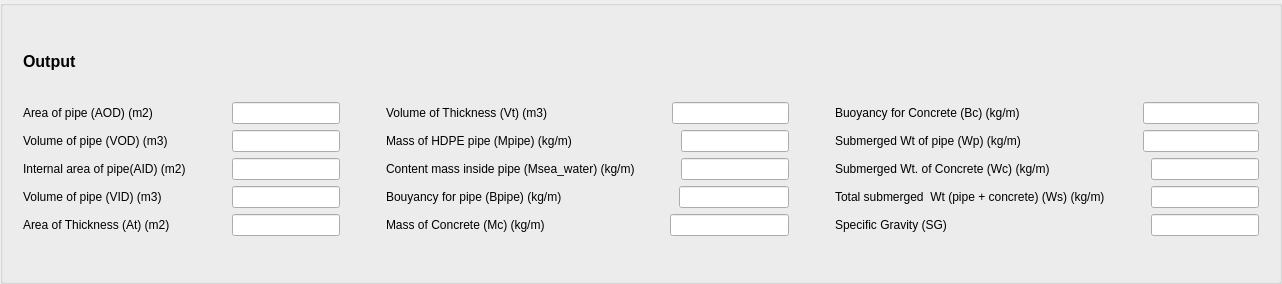
        <widget class="QGroupBox" name="groupBox_4">
         <property name="title">
          <string/>
         </property>
         <layout class="QGridLayout" name="gridLayout_20">
          <item row="0" column="0" rowspan="2" colspan="2">
           <widget class="QWidget" name="widget_2" native="true">
            <layout class="QGridLayout" name="gridLayout_16">
             <item row="0" column="0">
              <widget class="QLabel" name="Calculations_label_53">
               <property name="font">
                <font>
                 <pointsize>12</pointsize>
                 <weight>75</weight>
                 <bold>true</bold>
                </font>
               </property>
               <property name="text">
                <string>Output</string>
               </property>
              </widget>
             </item>
             <item row="1" column="0" rowspan="2" colspan="2">
              <layout class="QHBoxLayout" name="horizontalLayout_54">
               <item>
                <layout class="QGridLayout" name="gridLayout_17">
                 <item row="3" column="0">
                  <layout class="QHBoxLayout" name="horizontalLayout_55">
                   <item>
                    <widget class="QLabel" name="VID_label_54">
                     <property name="text">
                      <string>Volume of pipe (VID) (m3)</string>
                     </property>
                    </widget>
                   </item>
                   <item>
                    <spacer name="horizontalSpacer_63">
                     <property name="orientation">
                      <enum>Qt::Horizontal</enum>
                     </property>
                     <property name="sizeHint" stdset="0">
                      <size>
                       <width>40</width>
                       <height>20</height>
                      </size>
                     </property>
                    </spacer>
                   </item>
                   <item>
                    <widget class="QLineEdit" name="VID_lineEdit"/>
                   </item>
                  </layout>
                 </item>
                 <item row="2" column="0">
                  <layout class="QHBoxLayout" name="horizontalLayout_56">
                   <item>
                    <widget class="QLabel" name="AID_label">
                     <property name="text">
                      <string>Internal area of pipe(AID) (m2)</string>
                     </property>
                    </widget>
                   </item>
                   <item>
                    <spacer name="horizontalSpacer_64">
                     <property name="orientation">
                      <enum>Qt::Horizontal</enum>
                     </property>
                     <property name="sizeHint" stdset="0">
                      <size>
                       <width>40</width>
                       <height>20</height>
                      </size>
                     </property>
                    </spacer>
                   </item>
                   <item>
                    <widget class="QLineEdit" name="AID_lineEdit"/>
                   </item>
                  </layout>
                 </item>
                 <item row="1" column="0">
                  <layout class="QHBoxLayout" name="horizontalLayout_57">
                   <item>
                    <widget class="QLabel" name="VOD_label">
                     <property name="text">
                      <string>Volume of pipe (VOD) (m3)</string>
                     </property>
                    </widget>
                   </item>
                   <item>
                    <spacer name="horizontalSpacer_65">
                     <property name="orientation">
                      <enum>Qt::Horizontal</enum>
                     </property>
                     <property name="sizeHint" stdset="0">
                      <size>
                       <width>40</width>
                       <height>20</height>
                      </size>
                     </property>
                    </spacer>
                   </item>
                   <item>
                    <widget class="QLineEdit" name="VOD_lineEdit"/>
                   </item>
                  </layout>
                 </item>
                 <item row="4" column="0">
                  <layout class="QHBoxLayout" name="horizontalLayout_58">
                   <item>
                    <widget class="QLabel" name="At_label">
                     <property name="text">
                      <string>Area of Thickness (At) (m2)</string>
                     </property>
                    </widget>
                   </item>
                   <item>
                    <spacer name="horizontalSpacer_66">
                     <property name="orientation">
                      <enum>Qt::Horizontal</enum>
                     </property>
                     <property name="sizeHint" stdset="0">
                      <size>
                       <width>40</width>
                       <height>20</height>
                      </size>
                     </property>
                    </spacer>
                   </item>
                   <item>
                    <widget class="QLineEdit" name="At_lineEdit"/>
                   </item>
                  </layout>
                 </item>
                 <item row="0" column="0">
                  <layout class="QHBoxLayout" name="horizontalLayout_59">
                   <item>
                    <widget class="QLabel" name="AOD_label">
                     <property name="text">
                      <string>Area of pipe (AOD) (m2)</string>
                     </property>
                    </widget>
                   </item>
                   <item>
                    <spacer name="horizontalSpacer_67">
                     <property name="orientation">
                      <enum>Qt::Horizontal</enum>
                     </property>
                     <property name="sizeHint" stdset="0">
                      <size>
                       <width>40</width>
                       <height>20</height>
                      </size>
                     </property>
                    </spacer>
                   </item>
                   <item>
                    <widget class="QLineEdit" name="AOD_lineEdit"/>
                   </item>
                  </layout>
                 </item>
                </layout>
               </item>
               <item>
                <spacer name="horizontalSpacer_68">
                 <property name="orientation">
                  <enum>Qt::Horizontal</enum>
                 </property>
                 <property name="sizeHint" stdset="0">
                  <size>
                   <width>40</width>
                   <height>20</height>
                  </size>
                 </property>
                </spacer>
               </item>
               <item>
                <layout class="QGridLayout" name="gridLayout_18">
                 <item row="0" column="0">
                  <layout class="QHBoxLayout" name="horizontalLayout_60">
                   <item>
                    <widget class="QLabel" name="Vt_label">
                     <property name="text">
                      <string>Volume of Thickness (Vt) (m3)</string>
                     </property>
                    </widget>
                   </item>
                   <item>
                    <spacer name="horizontalSpacer_69">
                     <property name="orientation">
                      <enum>Qt::Horizontal</enum>
                     </property>
                     <property name="sizeHint" stdset="0">
                      <size>
                       <width>40</width>
                       <height>20</height>
                      </size>
                     </property>
                    </spacer>
                   </item>
                   <item>
                    <widget class="QLineEdit" name="Vt_lineEdit"/>
                   </item>
                  </layout>
                 </item>
                 <item row="2" column="0">
                  <layout class="QHBoxLayout" name="horizontalLayout_61">
                   <item>
                    <widget class="QLabel" name="Msea_water_label">
                     <property name="text">
                      <string>Content mass inside pipe (Msea_water) (kg/m)</string>
                     </property>
                    </widget>
                   </item>
                   <item>
                    <spacer name="horizontalSpacer_70">
                     <property name="orientation">
                      <enum>Qt::Horizontal</enum>
                     </property>
                     <property name="sizeHint" stdset="0">
                      <size>
                       <width>40</width>
                       <height>20</height>
                      </size>
                     </property>
                    </spacer>
                   </item>
                   <item>
                    <widget class="QLineEdit" name="Msea_water_lineEdit"/>
                   </item>
                  </layout>
                 </item>
                 <item row="1" column="0">
                  <layout class="QHBoxLayout" name="horizontalLayout_62">
                   <item>
                    <widget class="QLabel" name="M_pipe_label">
                     <property name="text">
                      <string>Mass of HDPE pipe (Mpipe) (kg/m)</string>
                     </property>
                    </widget>
                   </item>
                   <item>
                    <spacer name="horizontalSpacer_71">
                     <property name="orientation">
                      <enum>Qt::Horizontal</enum>
                     </property>
                     <property name="sizeHint" stdset="0">
                      <size>
                       <width>40</width>
                       <height>20</height>
                      </size>
                     </property>
                    </spacer>
                   </item>
                   <item>
                    <widget class="QLineEdit" name="Mpipe_lineEdit"/>
                   </item>
                  </layout>
                 </item>
                 <item row="3" column="0">
                  <layout class="QHBoxLayout" name="horizontalLayout_63">
                   <item>
                    <widget class="QLabel" name="Bpipe_label">
                     <property name="text">
                      <string>Bouyancy for pipe (Bpipe) (kg/m)</string>
                     </property>
                    </widget>
                   </item>
                   <item>
                    <spacer name="horizontalSpacer_72">
                     <property name="orientation">
                      <enum>Qt::Horizontal</enum>
                     </property>
                     <property name="sizeHint" stdset="0">
                      <size>
                       <width>40</width>
                       <height>20</height>
                      </size>
                     </property>
                    </spacer>
                   </item>
                   <item>
                    <widget class="QLineEdit" name="Bpipe_lineEdit"/>
                   </item>
                  </layout>
                 </item>
                 <item row="4" column="0">
                  <layout class="QHBoxLayout" name="horizontalLayout_64">
                   <item>
                    <widget class="QLabel" name="Mc_label">
                     <property name="text">
                      <string>Mass of Concrete (Mc) (kg/m)</string>
                     </property>
                    </widget>
                   </item>
                   <item>
                    <spacer name="horizontalSpacer_73">
                     <property name="orientation">
                      <enum>Qt::Horizontal</enum>
                     </property>
                     <property name="sizeHint" stdset="0">
                      <size>
                       <width>40</width>
                       <height>20</height>
                      </size>
                     </property>
                    </spacer>
                   </item>
                   <item>
                    <widget class="QLineEdit" name="Mc_lineEdit"/>
                   </item>
                  </layout>
                 </item>
                </layout>
               </item>
               <item>
                <spacer name="horizontalSpacer_74">
                 <property name="orientation">
                  <enum>Qt::Horizontal</enum>
                 </property>
                 <property name="sizeHint" stdset="0">
                  <size>
                   <width>40</width>
                   <height>20</height>
                  </size>
                 </property>
                </spacer>
               </item>
               <item>
                <layout class="QGridLayout" name="gridLayout_19">
                 <item row="1" column="0">
                  <layout class="QHBoxLayout" name="horizontalLayout_65">
                   <item>
                    <widget class="QLabel" name="Wp_label">
                     <property name="text">
                      <string>Submerged Wt of pipe (Wp) (kg/m)</string>
                     </property>
                    </widget>
                   </item>
                   <item>
                    <spacer name="horizontalSpacer_75">
                     <property name="orientation">
                      <enum>Qt::Horizontal</enum>
                     </property>
                     <property name="sizeHint" stdset="0">
                      <size>
                       <width>40</width>
                       <height>20</height>
                      </size>
                     </property>
                    </spacer>
                   </item>
                   <item>
                    <widget class="QLineEdit" name="Wp_lineEdit"/>
                   </item>
                  </layout>
                 </item>
                 <item row="0" column="0">
                  <layout class="QHBoxLayout" name="horizontalLayout_66">
                   <item>
                    <widget class="QLabel" name="Bc_label">
                     <property name="text">
                      <string>Buoyancy for Concrete (Bc) (kg/m)</string>
                     </property>
                    </widget>
                   </item>
                   <item>
                    <spacer name="horizontalSpacer_76">
                     <property name="orientation">
                      <enum>Qt::Horizontal</enum>
                     </property>
                     <property name="sizeHint" stdset="0">
                      <size>
                       <width>40</width>
                       <height>20</height>
                      </size>
                     </property>
                    </spacer>
                   </item>
                   <item>
                    <widget class="QLineEdit" name="Bc_lineEdit"/>
                   </item>
                  </layout>
                 </item>
                 <item row="2" column="0">
                  <layout class="QHBoxLayout" name="horizontalLayout_67">
                   <item>
                    <widget class="QLabel" name="Wc_label">
                     <property name="text">
                      <string>Submerged Wt. of Concrete (Wc) (kg/m)</string>
                     </property>
                    </widget>
                   </item>
                   <item>
                    <spacer name="horizontalSpacer_77">
                     <property name="orientation">
                      <enum>Qt::Horizontal</enum>
                     </property>
                     <property name="sizeHint" stdset="0">
                      <size>
                       <width>40</width>
                       <height>20</height>
                      </size>
                     </property>
                    </spacer>
                   </item>
                   <item>
                    <widget class="QLineEdit" name="Wc_lineEdit"/>
                   </item>
                  </layout>
                 </item>
                 <item row="4" column="0">
                  <layout class="QHBoxLayout" name="horizontalLayout_68">
                   <item>
                    <widget class="QLabel" name="SG_label">
                     <property name="text">
                      <string>Specific Gravity (SG)                                       </string>
                     </property>
                    </widget>
                   </item>
                   <item>
                    <spacer name="horizontalSpacer_78">
                     <property name="orientation">
                      <enum>Qt::Horizontal</enum>
                     </property>
                     <property name="sizeHint" stdset="0">
                      <size>
                       <width>40</width>
                       <height>20</height>
                      </size>
                     </property>
                    </spacer>
                   </item>
                   <item>
                    <widget class="QLineEdit" name="SG_lineEdit"/>
                   </item>
                  </layout>
                 </item>
                 <item row="3" column="0">
                  <layout class="QHBoxLayout" name="horizontalLayout_69">
                   <item>
                    <widget class="QLabel" name="Ws_label_68">
                     <property name="text">
                      <string>Total submerged  Wt (pipe + concrete) (Ws) (kg/m)</string>
                     </property>
                    </widget>
                   </item>
                   <item>
                    <spacer name="horizontalSpacer_79">
                     <property name="orientation">
                      <enum>Qt::Horizontal</enum>
                     </property>
                     <property name="sizeHint" stdset="0">
                      <size>
                       <width>40</width>
                       <height>20</height>
                      </size>
                     </property>
                    </spacer>
                   </item>
                   <item>
                    <widget class="QLineEdit" name="Ws_lineEdit"/>
                   </item>
                  </layout>
                 </item>
                </layout>
               </item>
              </layout>
             </item>
             <item row="2" column="1">
              <spacer name="horizontalSpacer_10">
               <property name="orientation">
                <enum>Qt::Horizontal</enum>
               </property>
               <property name="sizeHint" stdset="0">
                <size>
                 <width>855</width>
                 <height>20</height>
                </size>
               </property>
              </spacer>
             </item>
            </layout>
           </widget>
          </item>
          <item row="1" column="1">
           <spacer name="verticalSpacer_6">
            <property name="orientation">
             <enum>Qt::Vertical</enum>
            </property>
            <property name="sizeHint" stdset="0">
             <size>
              <width>20</width>
              <height>233</height>
             </size>
            </property>
           </spacer>
          </item>
          <item row="2" column="0">
           <spacer name="horizontalSpacer_11">
            <property name="orientation">
             <enum>Qt::Horizontal</enum>
            </property>
            <property name="sizeHint" stdset="0">
             <size>
              <width>846</width>
              <height>20</height>
             </size>
            </property>
           </spacer>
          </item>
         </layout>
        </widget>
